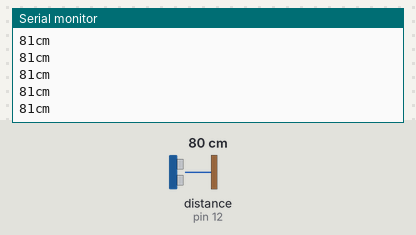
Bench run of a sketch on a simulated Arduino Uno, built with avr-gcc and run on an emulated ATmega328P. Parts: the last lines printed to the serial monitor. The inputs (shaded band) are chosen by the test bench; at power-on: distance to the obstacle (sensor on pin 12) 80 cm. The echo pulse lasts 58.3 µs per cm.

Above: at 1.2 s.
1.3 s: distance to the obstacle (sensor on pin 12) set to 2 cm
At 1.34 s:
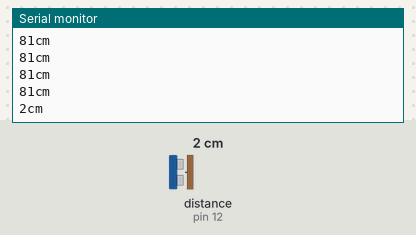
2.8 s: distance to the obstacle (sensor on pin 12) set to 4 cm
At 2.82 s:
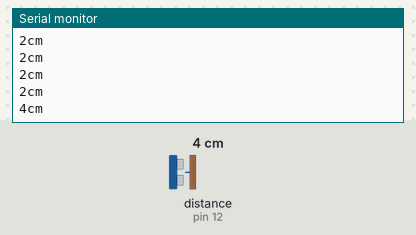
Timing chart, 0 to 5.8 s (numbered marks = the images above; inputs shaded):
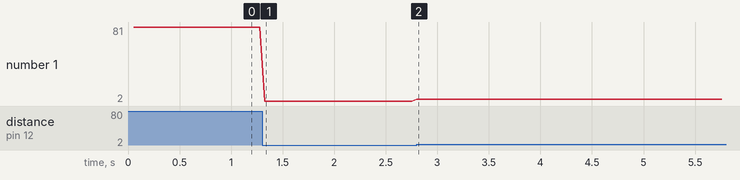

The sketch:

UltraschallsensorTest.ino
```cpp
#include <NewPing.h>

#define TRIG_PIN 13
#define ECHO_PIN 12
#define MAX_DIST 400

NewPing sonar(TRIG_PIN, ECHO_PIN, MAX_DIST);

void setup()
{
  Serial.begin(9600);
}
void loop()
{
 delay(50);
 unsigned int distanceCM = sonar.ping_cm();
 Serial.print(distanceCM);
 Serial.println("cm");
}
```

Measured:
- after the input at 1.3 s, the serial monitor: prints a new line at once (image 1)
- after the input at 2.8 s, the serial monitor: prints a new line at once (image 2)
- plotted number 1: 81 → 2 after the input at 1.3 s, 2 → 4 after the input at 2.8 s
